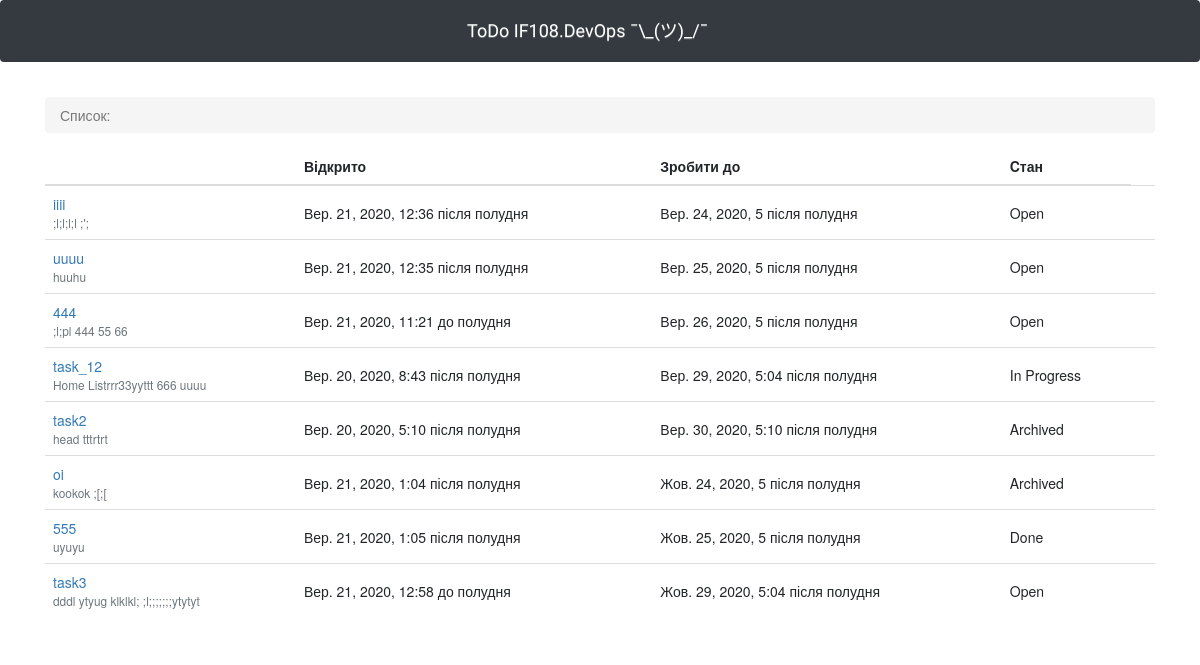
The page / on the database its author committed.
### todo/models.py (models this page shows, shortened)
class ToDo(models.Model):
    title = models.CharField(max_length=100, unique=True)
    created_at = models.DateTimeField(auto_now_add=True)
    due = models.DateTimeField(null=True)
    state = models.ForeignKey(CFG_States, related_name='state_fk', on_delete=models.PROTECT)
    details = models.TextField()

class CFG_States(models.Model):
    name = models.CharField(max_length=30, unique=True)
    def __str__(self):
        return self.name

### todo/views.py (the view)
# urls.py: 2. Add a URL to urlpatterns:  path('', views.home, name='home')
def home(request):
    todoes = ToDo.objects.order_by('due')
    return render(request, 'home.html', {'todoes': todoes})

### templates/home.html (shortened to what this page needs)
{% extends 'base.html' %}
{% block breadcrumb %}
  <li class="breadcrumb-item active">Список:</li>
{% endblock %}
{% block content %}
  <table class="table">
    <thead class="thead-inverse">
      <tr>
        <th></th>
        <th>Відкрито</th>
        <th>Зробити до</th>
        <th>Cтан</th>
      </tr>
    </thead>
    <tbody>
      {% for todo in todoes %}
        <tr>
          <td>
            {% if user.is_authenticated %}
               <a href="{% url 'todo_edit' todo.pk %}">{{ todo.title }}</a>
            {% else %}
               <a href="{% url 'todo_detail' todo.pk %}">{{ todo.title }}</a>
            {% endif %}
            <small class="text-muted d-block">{{ todo.details }}</small>
          </td>
          <td class="align-middle">{{ todo.created_at }}</td>
          <td class="align-middle">{{ todo.due }}</td>
          <td class="align-middle">{{ todo.state }}</td>
          <td></td>
        </tr>
      {% endfor %}
    </tbody>
  </table>
{% endblock %}

### templates/base.html (shortened to what this page needs)
{% load static %}<!DOCTYPE html>
<html>
  <head>
    <link rel="stylesheet" href="{% static 'css/bootstrap.min.css' %}">
    <link rel="stylesheet" href="{% static 'css/app.css' %}">
        <link rel="stylesheet" href="//maxcdn.bootstrapcdn.com/bootstrap/3.2.0/css/bootstrap.min.css">
        <link rel="stylesheet" href="//maxcdn.bootstrapcdn.com/bootstrap/3.2.0/css/bootstrap-theme.min.css">
  </head>
  <body>
    <nav class="navbar navbar-expand-lg navbar-dark bg-dark">
      <div class="container">
        <a class="navbar-brand" href="{% url 'home' %}">ToDo IF108.DevOps ¯\_(ツ)_/¯</a>
      </div>
    </nav>
    <div class="container">
      <ol class="breadcrumb my-4">
        {% block breadcrumb %}
        {% endblock %}
      </ol>
      {% block content %}
      {% endblock %}
    </div>
  </body>
</html>

### static/css/app.css (style rules this page uses)
.navbar-brand { font-family: 'Peralta', cursive; }

### rows shown on the page
ToDo: title "iiii", details ";l;l;l;l ;';", created_at "Вер. 21, 2020, 12:36 після полудня", due "Вер. 24, 2020, 5 після полудня", state "Open"
ToDo: title "uuuu", details "huuhu", created_at "Вер. 21, 2020, 12:35 після полудня", due "Вер. 25, 2020, 5 після полудня", state "Open"
ToDo: title "444", details ";l;pl 444 55 66", created_at "Вер. 21, 2020, 11:21 до полудня", due "Вер. 26, 2020, 5 після полудня", state "Open"
ToDo: title "task_12", details "Home Listrrr33yyttt 666 uuuu", created_at "Вер. 20, 2020, 8:43 після полудня", due "Вер. 29, 2020, 5:04 після полудня", state "In Progress"
ToDo: title "task2", details "head tttrtrt", created_at "Вер. 20, 2020, 5:10 після полудня", due "Вер. 30, 2020, 5:10 після полудня", state "Archived"
ToDo: title "oi", details "kookok ;[;[", created_at "Вер. 21, 2020, 1:04 після полудня", due "Жов. 24, 2020, 5 після полудня", state "Archived"
ToDo: title "555", details "uyuyu", created_at "Вер. 21, 2020, 1:05 після полудня", due "Жов. 25, 2020, 5 після полудня", state "Done"
ToDo: title "task3", details "dddl ytyug klklkl; ;l;;;;;;;ytytyt", created_at "Вер. 21, 2020, 12:58 до полудня", due "Жов. 29, 2020, 5:04 після полудня", state "Open"
